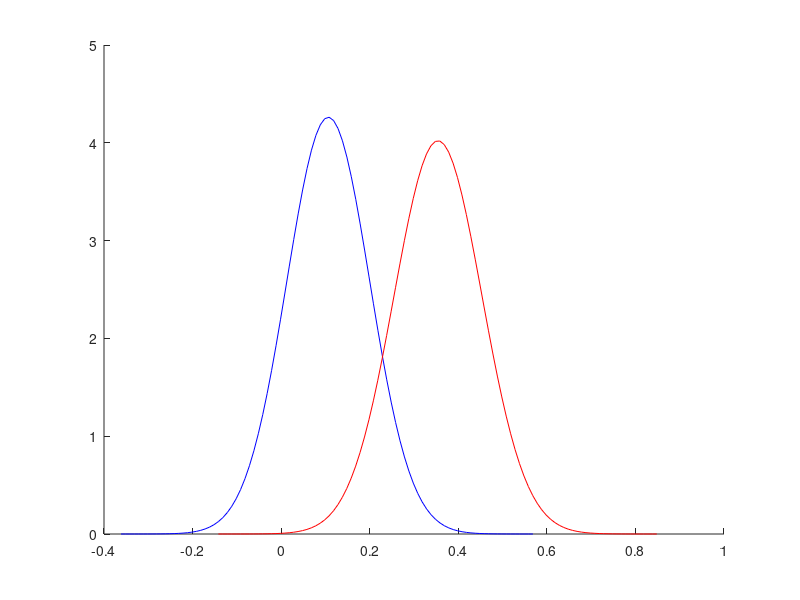

Recreate this plot in MATLAB. (Note: this script raises an error after producing the figure.)
% Graph cuts
clear all;
close all;
load heart_data
hold on

%% Part A of the assignment
% Finding the values for gaussian distribution for background- and chamber
% pixels
background_mu = mean(background_values);
background_sigma = std(background_values);

chamber_mu = mean(chamber_values);
chamber_sigma = std(chamber_values);

background_x = (-5 * background_sigma:0.01:5 * background_sigma) + background_mu;  %// Plotting range
background_y = exp(- 0.5 * ((background_x - background_mu) / background_sigma) .^ 2) / (background_sigma * sqrt(2 * pi));

chamber_x = (-5 * chamber_sigma:0.01:5 * chamber_sigma) + chamber_mu;  %// Plotting range
chamber_y = exp(- 0.5 * ((chamber_x - chamber_mu) / chamber_sigma) .^ 2) / (chamber_sigma * sqrt(2 * pi));

% Plotting the gaussian distributions
% The blue is the background and the red is the chamber class
hold on
plot(background_x, background_y, 'b')
plot(chamber_x, chamber_y, 'r')

%% B part of the assignment
prob_background = size(background_values)/(size(background_values)+size(chamber_values)); % P(Y1)
prob_chamber = 1 - prob_background; % P(Y2)

imageWidth = size(im, 1); % M
imageHeight = size(im, 2); % N
numberOfPixels = imageHeight * imageWidth;

Neighbours = edges4connected(imageWidth, imageHeight);
i = Neighbours(:,1);
j = Neighbours(:,2);
A = sparse(i, j, 0.5, numberOfPixels, numberOfPixels);

[X,Y] = ndgrid(1:imageWidth,1:imageHeight);

% Set A to lambda?
T = [ (im(:)-chamber_mu).^2 (im(:)-background_mu).^2];
T = sparse(T);
tic
[E, Theta] = maxflow(A,T);
Theta = reshape(Theta ,imageWidth, imageHeight);
Theta = double(Theta);
toc

imshow(im)
figure
imshow(Theta)